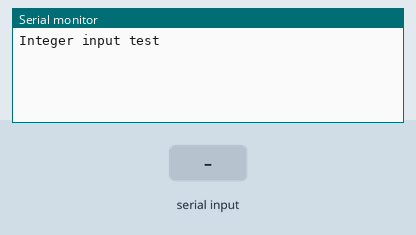
The sketch below on a simulated Arduino Uno, built with avr-gcc and run on an emulated ATmega328P. Shown: the last lines printed to the serial monitor. The test bench sets the inputs (shaded band).

Above: at 1.2 s.
1.3 s: "90,45\n" received over Serial
At 2.5 s:
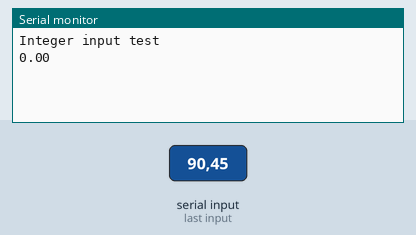
2.8 s: "90\n" received over Serial
At 2.93 s:
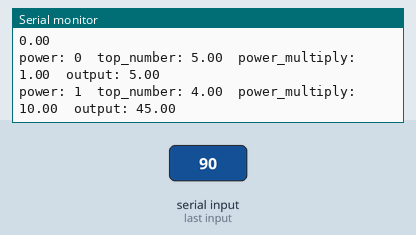

Measured:
- after the input at 1.3 s, the serial monitor: prints a new line at once (image 1)
- after the input at 2.8 s, the serial monitor: prints a new line at once (image 2)

The sketch:

serial_input_number_parser_v1.ino
```cpp
#include <StackArray.h>

StackArray <int> stack;
float output;
boolean newInput = false;

void Arithmetic_Parsing() {
  static byte digit_count = 0;
  int RawInput;
  int power;
  float top_number;
  float power_multiply;
  float base;


  while (Serial.available() >0 && newInput == false) {
    RawInput = Serial.read() - '0';

    switch (RawInput) {
      case 0: case 1: case 2: case 3: case 4: case 5: case 6: case 7: case 8:
        stack.push(RawInput);
        newInput = false;
        break;

      case 9:
        digit_count = stack.count();

        while (!stack.isEmpty ()) {
          power = digit_count - stack.count();
          Serial.print("power: ");
          Serial.print(power);
//          Serial.println("power");
          top_number = stack.pop();
          Serial.print("\ttop_number: ");
          Serial.print(top_number);
//          Serial.println("top_number");
          power_multiply = 1;
          base = 10;
          for (int i = 0; i < power; i++)
            power_multiply *= base;
            /*
          for (;;) {
            if (power & 1)
              power_multiply *= base;
            power >>= 1;
            if (!power)
              break;
            base *= base;
          } //end of for loop
          */
          Serial.print("\tpower_multiply: ");
          Serial.print(power_multiply);
//          Serial.println("power_multiply");
          output = output + (top_number) * (power_multiply);
          Serial.print("\toutput: ");
          Serial.println(output);
//          Serial.println("output");
        } //while stack.isEmpty loop end
        newInput = true;
        break;
      default:
        newInput = false;
        break;
    } //switch case end

  }//while Serial.available end

}

//end custom functions


void setup() {
  Serial.begin(9600);
  stack.setPrinter (Serial);
  Serial.println("Integer input test");
}

void loop() {
  Arithmetic_Parsing();
  if (newInput == true) {
    //Serial.println(output);
    //Serial.println(newInput);
    newInput = false;
    Serial.println(output);
    output = 0;
    delay(1000);
  }

} //loop end
```
